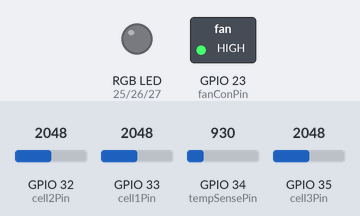
This sketch was run on a simulated ESP32. Parts: switched loads named in the sketch (green lamp = pin HIGH), an RGB LED mixed from three pins (HIGH = lit). The inputs (shaded band) are chosen by the test bench; at power-on: GPIO 32 (cell2Pin) = 2048, GPIO 33 (cell1Pin) = 2048, GPIO 34 (tempSensePin) = 930, GPIO 35 (cell3Pin) = 2048. WiFi joins after 1.5 s; servers stay silent unless stated; what the sketch prints to the serial monitor is not drawn.

Above: at 5.35 s.
At 23.65 s:
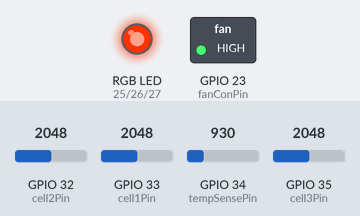
Timing chart, 0 to 32.6 s (numbered marks = the images above):
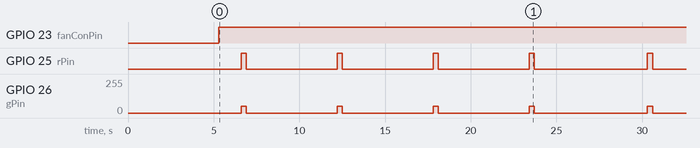

The sketch:

3s_BMS_ESP32_Fw_v1.0.ino
```cpp
//Constant Definitions
#define ambientTempThreshold 15  //Fan will turn on if temp exceeds 30 deg C
#define BLYNK_PRINT Serial
#define BLYNK_TEMPLATE_ID "TMPL6m-UOY92p" // Access code for Blynk
#define BLYNK_TEMPLATE_NAME "BMS" // Access code for Blynk
#define BLYNK_AUTH_TOKEN "M9BpsXbl3JkOrzozAKsXzokN0JTHX8Of"// Access code for Blynk
#define V1 1
#define V2 2
#define V3 3
#define V4 4

// Blynk Auth Token
char auth[] = BLYNK_AUTH_TOKEN;

//Pin Definitions
const int cell1Pin      =  33;  //Cell 1 voltage pin
const int cell2Pin      =  32;  //Cell 2 voltage pin
const int cell3Pin      =  35;  //Cell 3 voltage pin
const int tempSensePin  =  34;  //Temperature sensor pin
const int fanConPin     =  23;  //Fan control pin
const int rPin          =  25;  //RGB red pin
const int gPin          =  26;  //RGB green pin
const int bPin          =  27;  //RGB blue pin

//Add Libraries
#include <WiFi.h>
#include <ThingSpeak.h>
#include <BlynkSimpleEsp32.h>

//WiFi Vars
const char* ssid = "";    // ***Remove before pushing***
const char* pwd = "";     //***Remove before pushing***
WiFiClient client;

//Charge Stats Vars
unsigned long cell1EndChargeTime;
unsigned long cell2EndChargeTime;
unsigned long cell3EndChargeTime;
bool cell1EndChargeTimerFlag = false;
bool cell2EndChargeTimerFlag = false;
bool cell3EndChargeTimerFlag = false;
float lastUpdatedVc1;
float lastUpdatedVc2;
float lastUpdatedVc3;

void setup() {
  Serial.begin(115200); //Init serial

  ConnectWifi(); //This is a blocking function!!!

  ThingSpeak.begin(client); //Initialize ThingSpeak
  Blynk.begin(auth, ssid, pwd); // Initialize Blynk

  //IO Definitions
  pinMode(cell1Pin, INPUT);
  pinMode(cell2Pin, INPUT);
  pinMode(cell3Pin, INPUT);
  pinMode(tempSensePin, INPUT);
  pinMode(fanConPin, OUTPUT);
  pinMode(rPin, OUTPUT);
  pinMode(gPin, OUTPUT);
  pinMode(bPin, OUTPUT);

  DriveRgb(0,0,0); //Initially set RGB led to off
}

void loop() {
  ConnectWifi();  //ConnectWifi called again in case Wifi abruptly disconnects

  Blynk.run(); // Run Blynk loop

  //Read stepped down added cell voltages and calculate the actual added cell voltages
  float Vc1 = CellVoltageSense(cell1Pin); //+ 1.130; //Offset for res tolerance
  float Vc2 = CellVoltageSense(cell2Pin); //+ 1.100; //Offset for res tolerance
  float Vc3 = CellVoltageSense(cell3Pin); //+ 2.590; //Offset for res tolerance

  //Calculate individual cell voltages
  Vc1 = Vc1 - Vc2;
  Vc2 = Vc2 - Vc3 - 0.15;
  Vc3 = Vc3 + 2.49;
  //Vc3 is the actual voltage of the 3rd cell

  //Calculate SOC
  float cell1SOC = calculateSOC(Vc1);
  float cell2SOC = calculateSOC(Vc2);
  float cell3SOC = calculateSOC(Vc3);

  //Set SOH to -1 to indicate that SOH cannot be calculated as battery is not fully charged
  float cell1SOH = -1;
  float cell2SOH = -1;
  float cell3SOH = -1;
  float combinedSOH = -1;

  if (Vc1 > 4.1) { // Good battery
    if (cell1EndChargeTimerFlag) {
      cell1EndChargeTime = millis();
      DriveRgb(0, 255, 0);  // Blink green 1 time
      cell1EndChargeTimerFlag = false;
    }
    // Calculate SOH only when battery is at full charge
    float cell1SOH = calculateSOH(Vc1);
  } else { // Bad battery
    if (lastUpdatedVc1 == Vc1 && !timerStarted) {
      unsigned long currentTime = millis();
      if (currentTime - cell1EndChargeTime >= 180000) {  // Check if 3 minutes has passed
        //timerStarted = true;  // Start the timer
        DriveRgb(0, 255, 0);  // Flash green
        delay(50);  // Adjust delay time as needed
        DriveRgb(0, 0, 0);  // Turn off LED
        delay(50);  // Adjust delay time as needed
      }
    }
  }
  lastUpdatedVc1 = Vc1;  // Update last updated Vc1 value

  if (Vc2 > 4.1) { // Good battery
    if (cell2EndChargeTimerFlag) {
      cell2EndChargeTime = millis();
      DriveRgb(255, 255, 0);  // Blink yellow 1 time
      cell2EndChargeTimerFlag = false;
    }
    // Calculate SOH only when battery is at full charge
    float cell2SOH = calculateSOH(Vc2);
  } else { // Bad battery
    if (lastUpdatedVc2 == Vc2 && !timerStarted) {
      unsigned long currentTime = millis();
      if (currentTime - cell2EndChargeTime >= 180000) {  // Check if 3 minutes has passed
        //timerStarted = true;  // Start the timer
        DriveRgb(255, 255, 0);  // Flash yellow
        delay(50);  // Adjust delay time as needed
        DriveRgb(0, 0, 0);  // Turn off LED
        delay(50);  // Adjust delay time as needed
      }
    }
  }
  lastUpdatedVc2 = Vc2;  // Update last updated Vc2 value


  if (Vc3 > 4.1) { // Good battery
    if (cell3EndChargeTimerFlag) {
      cell3EndChargeTime = millis();
      DriveRgb(255, 0, 0);  // Blink red 1 time
      cell3EndChargeTimerFlag = false;
    }
    // Calculate SOH only when battery is at full charge
    float cell3SOH = calculateSOH(Vc3);
  } else { // Bad battery
    if (lastUpdatedVc3 == Vc3 && !timerStarted) {
      unsigned long currentTime = millis();
      if (currentTime - cell3EndChargeTime >= 180000) {  // Check if 3 minutes has passed
        //timerStarted = true;  // Start the timer
        DriveRgb(255, 0, 0);  // Flash red
        delay(100);  // Adjust delay time as needed
        DriveRgb(0, 0, 0);  // Turn off LED
        delay(100);  // Adjust delay time as needed
      }
    }
  }
  lastUpdatedVc3 = Vc3;  // Update last updated Vc2 value

  combinedSOH = ((cell1SOH+cell2SOH+cell3SOH) / 300) * 100;

  //Read Ambient Temp + Fan Control
  float ambientTemp = TempSense(34);

  if (ambientTemp > ambientTempThreshold) {
    digitalWrite(fanConPin, HIGH);
  }

  //Publish all cell monitoring data to Blynk
  PublishBlynkData(Vc1,Vc2,Vc3,ambientTemp);

  //Publish all cell monitoring data to ThingSpeak
  ThingSpeakWrite8Floats(Vc1, Vc2, Vc3, cell1SOC, cell2SOC, cell3SOC, combinedSOH, ambientTemp);
}

void ConnectWifi() {
  if (WiFi.status() != WL_CONNECTED) {
    Serial.print("Connecting to Wifi");
    while (WiFi.status() != WL_CONNECTED) {
      WiFi.begin(ssid, pwd);
      Serial.print(".");
      delay(5000);  //Removing this delay will cause the ESP32 to crash while connecting to a wifi network
    }
    Serial.println("\nConnected to Wifi");
  }
}

//Reads the raw stepped down added cell voltage and converts this raw reading back to the actual added cell voltage
float CellVoltageSense(int cellVoltageSensePin) {
  //Conversion Vars
  const float conversionFactor = 3.3 / 4096;  //Li ion max cell voltage = 4.2 and ESP32 ADC = 12 bits so 2^12 = 4096
  const float conversionOffset = -0.1;        //ADC conversion offset
  const int Rb = 10;
  const int Rs = 1;

  int cellVoltageRaw = analogRead(cellVoltageSensePin);

  //Conversion
  float Vs = (cellVoltageRaw * conversionFactor) + conversionOffset; //Calculate raw voltage from ADC value
  float Vb = ((Rs+Rb)/Rs) * Vs; //Calculate actual added cell voltage (Vb = Vbig)

  //Debugging
  //Serial.println();
  //Serial.print("Cell Voltage Raw: ");
  //Serial.print(cellVoltageRaw);
  //Serial.print(" Cell Voltage Actual: ");
  ///Serial.print(Vb);
  //Serial.println();

  return Vb;
}

void PublishBlynkData(float data1, float data2, float data3, float data4) {
  // Send data to Blynk
  Blynk.virtualWrite(V1, data1);
  Blynk.virtualWrite(V2, data2);
  Blynk.virtualWrite(V3, data3);
  Blynk.virtualWrite(V4, data4);
  delay (1000);
}

bool ThingSpeakWrite8Floats(float data1, float data2, float data3, float data4, float data5, float data6, float data7, float data8) {
  //ThingSpeak Vars
  unsigned long channelId = 2454172;            //***Remove before pushing***
  const char* writeAPIKey = "4POHYZ95Y3YP52OG"; //***Remove before pushing***
  int writeStatus = false;

  ThingSpeak.setField(1, data1);
  ThingSpeak.setField(2, data2);
  ThingSpeak.setField(3, data3);
  ThingSpeak.setField(4, data4);
  ThingSpeak.setField(5, data5);
  ThingSpeak.setField(6, data6);
  ThingSpeak.setField(7, data7);
  ThingSpeak.setField(8, data8);
  int writeStatusCode = ThingSpeak.writeFields(channelId, writeAPIKey);

  //Debugging
  /*//ThingSpeak will return HTTP status code 200 if successful
  if (writeStatusCode == 200) {
    Serial.println("ThingSpeak Channel update successful.");
    return true;
  } else {
    Serial.println("Problem updating ThingSpeak channel... HTTP error code " + String(writeStatusCode));
    return false;
  }*/

  //If the data packets are sent out in under 15s intervals, HTTP status code 401 will be returned
  //Some packets will still be sent but this is not recommended
  //So set min delay to atleast 15s

  //Blink RGB led to indicate looping
  DriveRgb(255,50,0);
  delay(300);
  DriveRgb(0,0,0);
  delay(300);
  delay(5000);

  DriveRgb(255,50,0);
  delay(300);
  DriveRgb(0,0,0);
  delay(300);
  delay(5000);

  DriveRgb(255,50,0);
  delay(300);
  DriveRgb(0,0,0);
  delay(300);
  delay(5000);

  DriveRgb(255,50,0);
  delay(300);
  DriveRgb(0,0,0);
  delay(300);
  delay(5000);
}

float TempSense(int tempSensePin) {
  //Conversion Vars
  const float conversionFactor = 3.3 / 4096;  //System max voltage = 3.3V as ESP ADC runs on 3.3V and ESP32 ADC = 12 bits so 2^12 = 4096
  const float conversionOffset = 0.1;           //ADC conversion offset

  //Conversion
  int tempRaw = analogRead(tempSensePin);
  float temp = (((tempRaw * conversionFactor) + conversionOffset) - 0.5) * 100;

  return temp;
}

float calculateSOC(float voltage) {
  //Define voltage range and corresponding SOC values
  float minVoltage = 3.2;  //Minimum bat voltage
  float maxVoltage = 4.2;  //Maximum bat voltage
  float minSOC = 0.0;      //Minimum SOC when bat is empty
  float maxSOC = 100.0;    //Maximum SOC when bat is on full charged

  //Calculate SOC with linear interpolation formula
  float soc = ((voltage - minVoltage) / (maxVoltage - minVoltage)) * 100;

  // Ensure SOC stays within valid range
  soc = max(minSOC, min(maxSOC, soc));

  return soc;
}

float calculateSOH(float voltage) {
  // Initial fully charged voltage (for example)
  float initialVoltage = 4.2;

  // Calculate SOH as a percentage of initial voltage
  float soh = (voltage / initialVoltage) * 100.0;

  // Ensure SOH stays within valid range
  soh = max(0.0f, min(100.0f, soh)); // It returns the larger of the 2 values, this is used to keep it within the range

  return soh;
}

void DriveRgb(int redvalue, int greenvalue, int bluevalue) {
  analogWrite(rPin, redvalue);
  analogWrite(gPin, greenvalue);
  analogWrite(bPin, bluevalue);
}
```

Measured:
- by itself, GPIO 23 (fanConPin): LOW → HIGH at 5.3 s
- by itself, GPIO 25 (rPin): repeats every 23.7 s: 3 × (LOW 5.3 s, HIGH 0.30 s), LOW 6.6 s, HIGH 0.30 s
- by itself, GPIO 26 (gPin): repeats every 23.7 s: 3 × (0/255 5.3 s, 50/255 0.30 s), 0/255 6.6 s, 50/255 0.30 s
